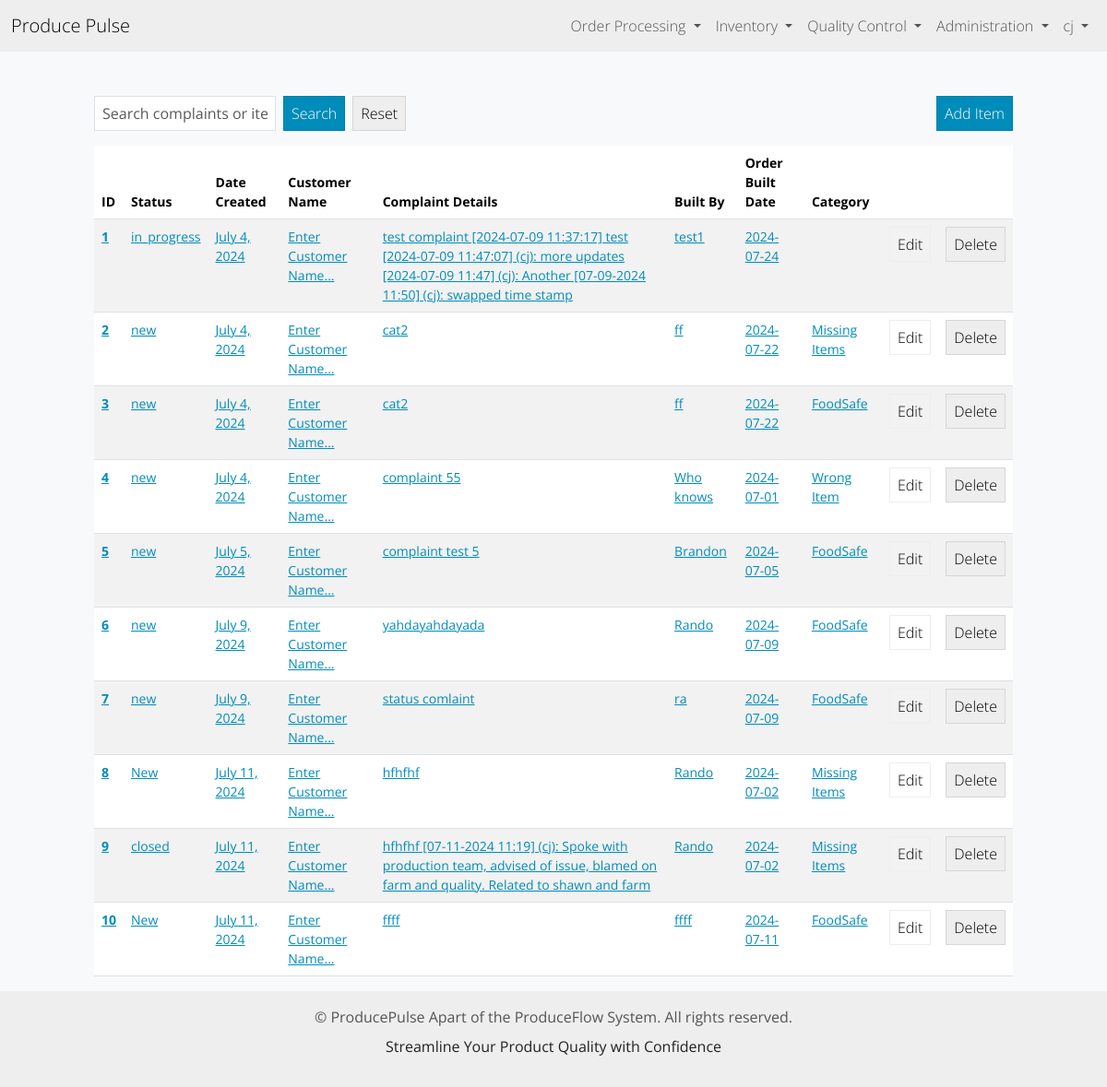
The page /dashboard/ (signed in) on the database its author committed.
### inventory/models.py (models this page shows, shortened)
class InventoryItem(models.Model):
    STATUS_CHOICES = [ # For Status Tagging Syste,
        ('new', 'New'),
        ('in_progress', 'In Progress'),
        ('waiting', 'Waiting'),
        ('closed', 'Closed')
    ]
    customer = models.ForeignKey(Customer, on_delete=models.CASCADE, related_name='inventory_items', null=True, blank=True) #Customer field dropdown
    status = models.CharField(max_length=20, choices=STATUS_CHOICES, default='New') #For status tagging system
    name = models.CharField(default="Enter Customer Name...", max_length=200) #Old cs name field
    complaint = models.TextField(max_length=2000, default="Enter Complaint...")
    date_complained = models.CharField(max_length=10, default="MM/DD/YYYY") #Date picker field for complained date
    category = models.ForeignKey('Category', on_delete=models.SET_NULL, blank=True, null=True) #Category dropdown
    date_created = models.DateField(auto_now_add=True) #Date created field, is timestamped
    date_built = models.CharField(max_length=10, default="MM/DD/YYYY") #Date picker field for built date
    built_by = models.CharField(max_length=200, default="Enter Builder Name...") #Builder name field, text input
    user = models.ForeignKey(User, on_delete=models.DO_NOTHING) #User field, auto stamped

class Category(models.Model):
    name = models.CharField(max_length=200)
    class Meta:
        verbose_name_plural = 'Categories'

### inventory/views.py (the view)
# urls.py: path('dashboard/', Dashboard.as_view(), name="dashboard"),
class Dashboard(LoginRequiredMixin, View):
    def get(self, request):
        form = SearchForm()
        query = request.GET.get('query')
        if query:
            items = InventoryItem.objects.filter(
                Q(name__icontains=query) | Q(complaint__icontains=query) | Q(category__name__icontains=query) | Q(built_by__icontains=query)
            )
        else:
            items = InventoryItem.objects.all()
        return render(request, 'inventory/dashboard.html', {'items': items, 'form': form})

### inventory/forms.py
class SearchForm(forms.Form):
    query = forms.CharField(
        label='Search',
        max_length=100,
        widget=forms.TextInput(attrs={
            'class': 'form-control me-2',
            'placeholder': 'Search complaints or items...'
        })
    )

### inventory/templates/inventory/dashboard.html (shortened to what this page needs)
{% extends 'inventory/base.html' %}
{% block content %}
<div class="row">
    <div class="col-md-10 col-12 mx-auto mt-5">
        <div class="d-flex justify-content-between align-items-center mb-3">
            <form method="GET" action="{% url 'dashboard' %}" class="d-flex">
                {{ form.query }}
                <button type="submit" class="btn btn-primary me-2">Search</button>
                <a href="{% url 'dashboard' %}" class="btn btn-secondary">Reset</a>
            </form>
            <a href="{% url 'add-item' %}" class="btn btn-primary">Add Item</a>
        </div>
        <table class='table table-hover table-striped'>
            <thead>
                <th scope="col">ID</th>
                <th scope="col">Status</th>
                <th scope="col">Date Created</th>
                <th scope="col">Customer Name</th>
                <th scope="col">Complaint Details</th>
                <th scope="col">Built By</th>
                <th scope="col">Order Built Date</th>
                <th scope="col">Category</th>
                <th scope="col"></th>
                <th scope="col"></th>
            </thead>
            <tbody>
                {% for item in items %}
                    <tr>
                        <th scope='row'>
                            <a href="{% url 'detail-item' item.id %}">{{ item.id }}</a>
                        </th>
                        <td>
                            <a href="{% url 'detail-item' item.id %}">{{ item.status }}</a>
                        </td>
                        <td>
                            <a href="{% url 'detail-item' item.id %}">{{ item.date_created }}</a>
                        </td>
                        <td>
                            <a href="{% url 'detail-item' item.id %}">{{ item.name }}</a>
                        </td>
                        <td>
                            <a href="{% url 'detail-item' item.id %}">{{ item.complaint }}</a>
                        </td>
                        <td>
                            <a href="{% url 'detail-item' item.id %}">{{ item.built_by }}</a>
                        </td>
                        <td>
                            <a href="{% url 'detail-item' item.id %}">{{ item.date_built }}</a>
                        </td>
                        <td>
                            <a href="{% url 'detail-item' item.id %}">{{ item.category.name }}</a>
                        </td>
                        <td>
                            <a href="{% url 'edit-item' item.id %}" class="btn btn-outline-secondary">Edit</a>
                        </td>
                        <td>
                            <a href="{% url 'delete-item' item.id %}" class="btn btn-secondary">Delete</a>
                        </td>
                    </tr>
                {% endfor %}
            </tbody>
        </table>
    </div>
</div>
{% endblock content %}

### inventory/templates/inventory/navigation.html (shortened to what this page needs)
<nav class="navbar navbar-expand-lg bg-light">
    <div class="container-fluid">
        <a class="navbar-brand" href="{% url 'index' %}">Produce Pulse</a>
        <div class="collapse navbar-collapse justify-content-end" id="navbarNav">
            <ul class="navbar-nav">
                {% if user.is_authenticated %}
                <li class="nav-item dropdown">
                    <a class="nav-link dropdown-toggle" href="#" id="orderprocessDropdown" role="button" data-bs-toggle="dropdown" aria-expanded="false">
                        Order Processing
                    </a>
                </li>
                <li class="nav-item dropdown">
                    <a class="nav-link dropdown-toggle" href="#" id="wmsDropdown" role="button" data-bs-toggle="dropdown" aria-expanded="false">
                        Inventory
                    </a>
                </li>
                <li class="nav-item dropdown">
                    <a class="nav-link dropdown-toggle" href="#" id="dashboardDropdown" role="button" data-bs-toggle="dropdown" aria-expanded="false">
                        Quality Control
                    </a>
                </li>
                <li class="nav-item dropdown">
                    <a class="nav-link dropdown-toggle" href="#" id="adminDropdown" role="button" data-bs-toggle="dropdown" aria-expanded="false">
                        Administration
                    </a>
                <li class="nav-item dropdown">
                    <a class="nav-link dropdown-toggle" href="#" id="profileDropdown" role="button" data-bs-toggle="dropdown" aria-expanded="false">
                        {{ user.username }}
                    </a>
                </li>
                {% endif %}
            </ul>
        </div>
    </div>
</nav>

### static/css/styles.css (style rules this page uses)
body { background-color: #f8f9fa; }

### rows shown on the page
InventoryItem: id "1", status "in_progress", date_created "July 4, 2024", name "Enter Customer Name...", complaint "test complaint [2024-07-09 11:37:17] test [2024-07-09 11:47:07] (cj): more updates [2024-07-09 11:47] (cj): Another [07-09-2024 11:50] (cj): swapped time stamp", built_by "test1", date_built "2024-07-24"
InventoryItem: id "2", status "new", date_created "July 4, 2024", name "Enter Customer Name...", complaint "cat2", built_by "ff", date_built "2024-07-22", category.name "Missing Items"
InventoryItem: id "3", status "new", date_created "July 4, 2024", name "Enter Customer Name...", complaint "cat2", built_by "ff", date_built "2024-07-22", category.name "FoodSafe"
InventoryItem: id "4", status "new", date_created "July 4, 2024", name "Enter Customer Name...", complaint "complaint 55", built_by "Who knows", date_built "2024-07-01", category.name "Wrong Item"
InventoryItem: id "5", status "new", date_created "July 5, 2024", name "Enter Customer Name...", complaint "complaint test 5", built_by "Brandon", date_built "2024-07-05", category.name "FoodSafe"
InventoryItem: id "6", status "new", date_created "July 9, 2024", name "Enter Customer Name...", complaint "yahdayahdayada", built_by "Rando", date_built "2024-07-09", category.name "FoodSafe"
InventoryItem: id "7", status "new", date_created "July 9, 2024", name "Enter Customer Name...", complaint "status comlaint", built_by "ra", date_built "2024-07-09", category.name "FoodSafe"
InventoryItem: id "8", status "New", date_created "July 11, 2024", name "Enter Customer Name...", complaint "hfhfhf", built_by "Rando", date_built "2024-07-02", category.name "Missing Items"
InventoryItem: id "9", status "closed", date_created "July 11, 2024", name "Enter Customer Name...", complaint "hfhfhf [07-11-2024 11:19] (cj): Spoke with production team, advised of issue, blamed on farm and quality. Related to shawn and farm", built_by "Rando", date_built "2024-07-02", category.name "Missing Items"
InventoryItem: id "10", status "New", date_created "July 11, 2024", name "Enter Customer Name...", complaint "ffff", built_by "ffff", date_built "2024-07-11", category.name "FoodSafe"

### other values the page prints
{{ user.username }} "cj"
